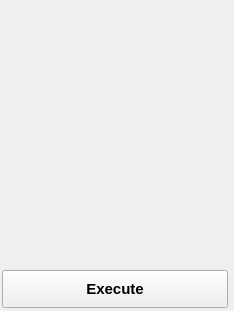
<?xml version="1.0" encoding="UTF-8"?>
<ui version="4.0">
 <class>armAnimUI</class>
 <widget class="QWidget" name="armAnimUI">
  <property name="geometry">
   <rect>
    <x>0</x>
    <y>0</y>
    <width>234</width>
    <height>311</height>
   </rect>
  </property>
  <property name="acceptDrops">
   <bool>true</bool>
  </property>
  <property name="windowTitle">
   <string>armAnimEx</string>
  </property>
  <widget class="QWidget" name="layoutWidget">
   <property name="geometry">
    <rect>
     <x>2</x>
     <y>3</y>
     <width>230</width>
     <height>307</height>
    </rect>
   </property>
   <layout class="QVBoxLayout" name="verticalLayout">
    <property name="spacing">
     <number>1</number>
    </property>
    <item>
     <widget class="QWidget" name="wd" native="true">
      <property name="minimumSize">
       <size>
        <width>228</width>
        <height>266</height>
       </size>
      </property>
      <property name="maximumSize">
       <size>
        <width>228</width>
        <height>266</height>
       </size>
      </property>
     </widget>
    </item>
    <item>
     <widget class="QPushButton" name="stBTN">
      <property name="minimumSize">
       <size>
        <width>226</width>
        <height>38</height>
       </size>
      </property>
      <property name="maximumSize">
       <size>
        <width>226</width>
        <height>16777215</height>
       </size>
      </property>
      <property name="font">
       <font>
        <pointsize>11</pointsize>
        <weight>75</weight>
        <bold>true</bold>
       </font>
      </property>
      <property name="text">
       <string>Execute</string>
      </property>
     </widget>
    </item>
   </layout>
  </widget>
 </widget>
 <resources/>
 <connections/>
</ui>
